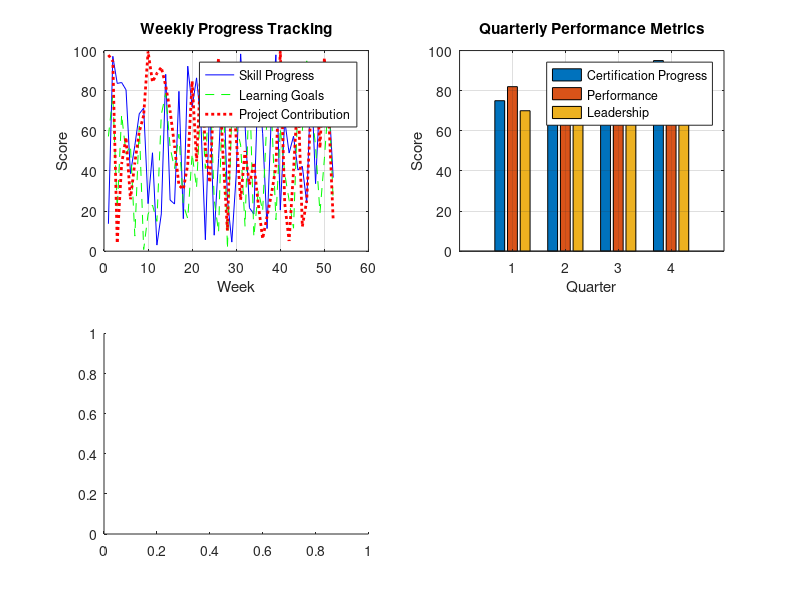

The MATLAB source for this figure: (Note: this script raises an error after producing the figure.)
% Employee Survey Analysis and Visualization
% This script analyzes employee survey data and generates visualizations

% Initialize workspace
clear;
clc;

% Sample data structure for employee surveys
employeeData = struct();
employeeData.weeklyMetrics = struct(...
    'skillProgress', rand(52, 1) * 100, ...  % 52 weeks
    'learningGoals', rand(52, 1) * 100, ...
    'projectContribution', rand(52, 1) * 100 ...
);

employeeData.quarterlyMetrics = struct(...
    'certificationProgress', [75, 85, 90, 95], ...  % 4 quarters
    'performanceScore', [82, 87, 91, 94], ...
    'leadershipSkills', [70, 78, 85, 89] ...
);

employeeData.yearlyMetrics = struct(...
    'careerProgression', 92, ...
    'skillMastery', 88, ...
    'promotionReadiness', 85 ...
);

% Create visualizations
figure('Name', 'Employee Development Analysis', 'Position', [100, 100, 1200, 600]);

% Weekly Progress Subplot
subplot(2, 2, 1);
weeks = 1:52;
plot(weeks, employeeData.weeklyMetrics.skillProgress, '-b', ...
     weeks, employeeData.weeklyMetrics.learningGoals, '--g', ...
     weeks, employeeData.weeklyMetrics.projectContribution, ':r', ...
     'LineWidth', 2);
title('Weekly Progress Tracking');
xlabel('Week');
ylabel('Score');
legend('Skill Progress', 'Learning Goals', 'Project Contribution');
grid on;

% Quarterly Progress Subplot
subplot(2, 2, 2);
quarters = 1:4;
bar(quarters, [employeeData.quarterlyMetrics.certificationProgress;
               employeeData.quarterlyMetrics.performanceScore;
               employeeData.quarterlyMetrics.leadershipSkills]');
title('Quarterly Performance Metrics');
xlabel('Quarter');
ylabel('Score');
legend('Certification Progress', 'Performance', 'Leadership');
grid on;

% Yearly Assessment Radar Plot
subplot(2, 2, 3);
yearly_metrics = [employeeData.yearlyMetrics.careerProgression
                 employeeData.yearlyMetrics.skillMastery
                 employeeData.yearlyMetrics.promotionReadiness];
angles = linspace(0, 2*pi, length(yearly_metrics));
polarplot([angles angles(1)], [yearly_metrics; yearly_metrics(1)], '-r', 'LineWidth', 2);
title('Yearly Assessment Overview');
legend('Employee Performance');

% Development Path Progress
subplot(2, 2, 4);
career_stages = {'Entry', 'Mid', 'Senior', 'Principal'};
current_stage = 2.5; % Example: Between Mid and Senior
stem(1:length(career_stages), ones(1,length(career_stages)), 'k--');
hold on;
plot(current_stage, 1, 'ro', 'MarkerSize', 15, 'MarkerFaceColor', 'r');
title('Career Development Progress');
set(gca, 'XTick', 1:length(career_stages));
set(gca, 'XTickLabel', career_stages);
xlabel('Career Stage');
ylim([0 1.2]);
grid on;

% Adjust layout
sgtitle('Employee Development Dashboard');
set(gcf, 'Color', 'white');

% Save the visualization
print('employee_development_dashboard', '-dpng', '-r300');
